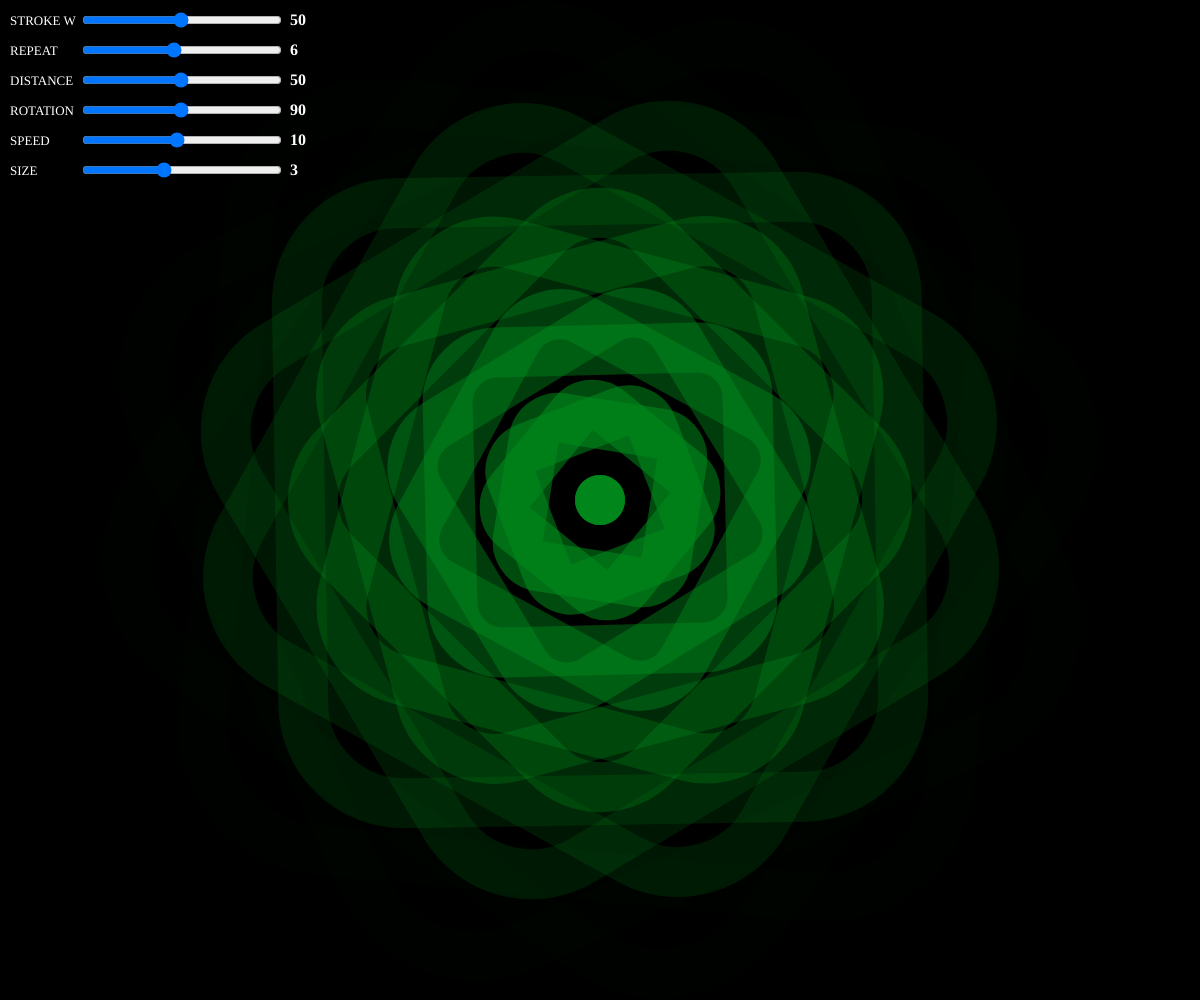
Frame 1 (no input)
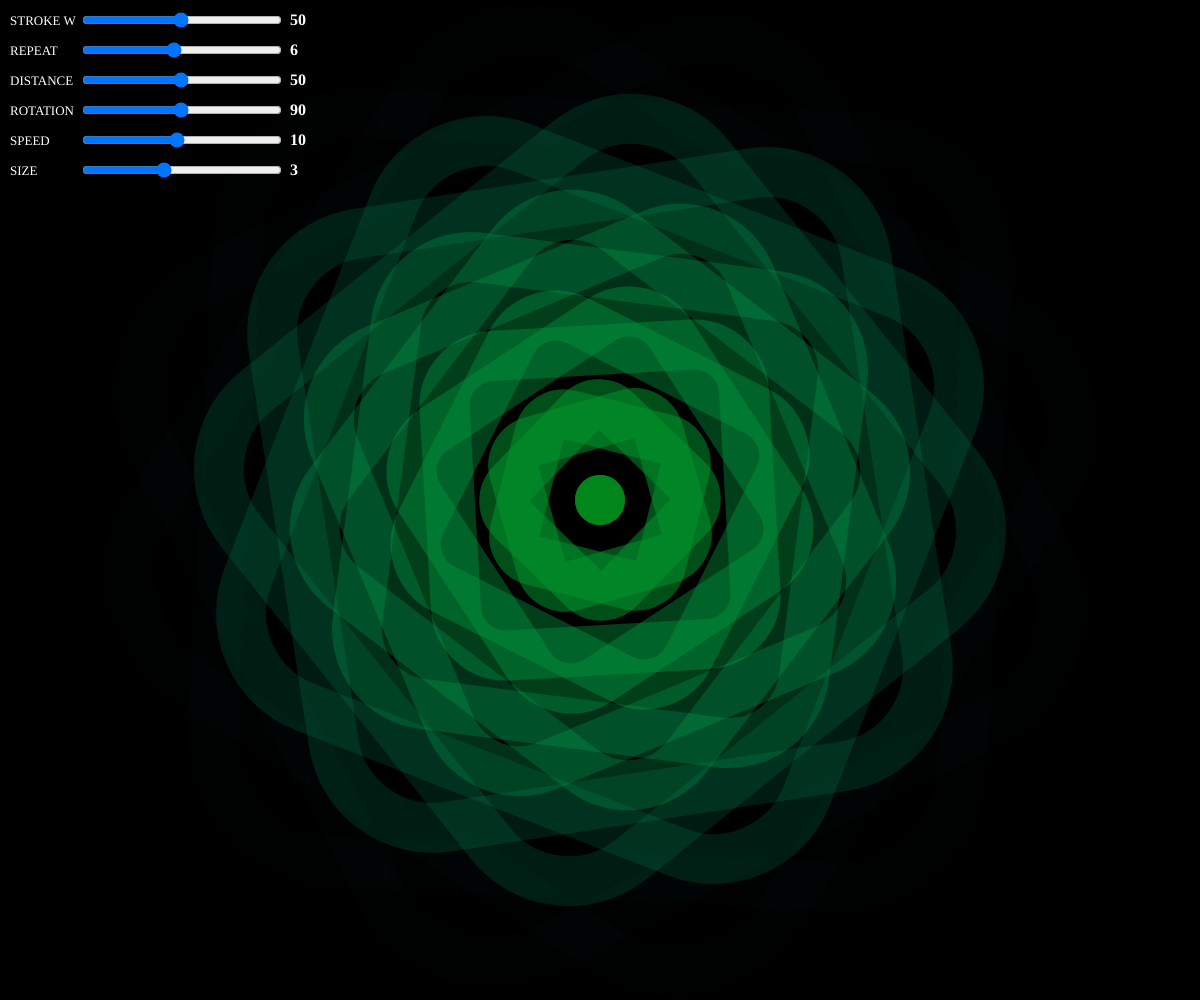
Frame 60 (no input)
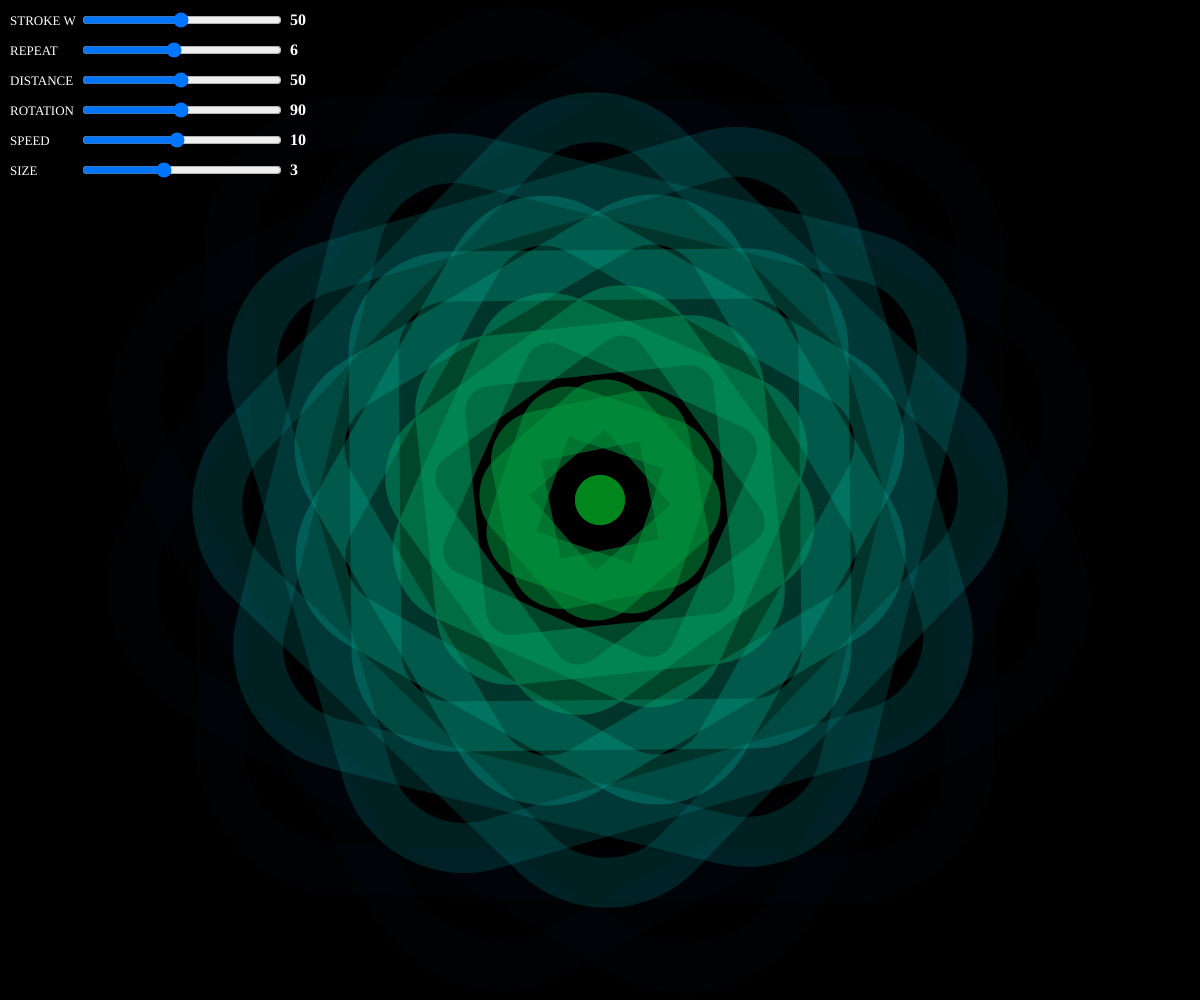
Frame 120 (the mouse pressed at the canvas centre since frame 60)

The p5.js sketch that drew these frames (run headless with seeded random() and noise() and a simulated clock; from frame 60 on, the mouse is pressed at the canvas centre):

// p5.js sketch
// ── sketch.js
let sliderSW
let sliderSWValue
let sliderRepeat
let sliderRepeatValue
let sliderDistance
let sliderDistanceValue
let sliderRotation
let sliderRotationValue
let sliderSpeed
let sliderSpeedValue
let sliderSize
let sliderSizeValue

function setup() {
	createCanvas(innerWidth, innerHeight)
	angleMode(DEGREES)
	rectMode(CENTER)
	colorMode(HSB, 255, 100, 100)
	// noLoop()

	// sliders
	createSliders()
}

function draw() {
	background(0)
	noFill()

	let sw = sliderSW.value()
	let repeat = sliderRepeat.value()

	sliderSWValue.html(sw)
	sliderRepeatValue.html(repeat)
	sliderDistanceValue.html(sliderDistance.value())
	sliderRotationValue.html(sliderRotation.value())
	sliderSpeedValue.html(sliderSpeed.value())
	sliderSizeValue.html(sliderSize.value())

	let angle = 360 / repeat

	translate(width / 2, height / 2)

	for (let i = 0; i < repeat; i++) {
		strokeWeight(sw)
		drawFlower()
		rotate(angle)
	}
}

function doubleClicked() {
	if (isLooping()) noLoop()
	else loop()
}

function drawFlower() {
	for (let i = 0; i <= 255; i += sliderDistance.value()) {
		push()

		let h = floor(
			map(sin((i * frameCount * sliderSpeed.value()) / 10000), -1, 1, 10, 255)
		)
		let s = floor(
			map(cos((i * frameCount * sliderSpeed.value()) / 10000), -1, 1, 10, 100)
		)
		let b = floor(
			map(sin((i * frameCount * sliderSpeed.value()) / 10000), -1, 1, 10, 100)
		)
		let a = map(i, 0, 255, 0.4, 0)

		if (i % 2 > 0) {
			stroke("hsba(" + h + ", " + s + "%, " + b + "%, " + a + ")")
			rotate(
				cos(frameCount / (10 - sliderSpeed.value()) + i) *
					sliderRotation.value()
			)
			rect(0, 0, i * 3, i * 3, i / 2)
		} else {
			stroke("hsba(" + h + ", " + s + "%, " + b + "%, " + a + ")")
			rotate(
				sin(frameCount / (21 - sliderSpeed.value()) + i) *
					sliderRotation.value()
			)
			rect(0, 0, i * sliderSize.value(), i * sliderSize.value(), i / 2)
		}

		pop()
	}
}

function addLabel(label, x, y) {
	let p = createP(label)
	p.style("font-size", "13px")
	p.style("color", "white")
	p.position(x, y)
}

function addSlider(min, max, value, step, x, y) {
	let s = createSlider(min, max, value, step)
	s.position(x, y)
	s.style("width", "200px")
	return s
}

function addSliderValue(x, y) {
	const sv = createElement("h1")
	sv.style("font-size", "16px")
	sv.style("color", "white")
	sv.position(x, y)
	return sv
}

function createSliders() {
	addLabel("STROKE W", 10, 0)
	sliderSW = addSlider(1, 100, 50, 1, 80, 10)
	sliderSWValue = addSliderValue(290, 0)

	addLabel("REPEAT", 10, 30)
	sliderRepeat = addSlider(1, 12, 6, 1, 80, 40)
	sliderRepeatValue = addSliderValue(290, 30)

	addLabel("DISTANCE", 10, 60)
	sliderDistance = addSlider(1, 100, 50, 1, 80, 70)
	sliderDistanceValue = addSliderValue(290, 60)

	addLabel("ROTATION", 10, 90)
	sliderRotation = addSlider(1, 180, 90, 1, 80, 100)
	sliderRotationValue = addSliderValue(290, 90)

	addLabel("SPEED", 10, 120)
	sliderSpeed = addSlider(1, 20, 10, 1, 80, 130)
	sliderSpeedValue = addSliderValue(290, 120)

	addLabel("SIZE", 10, 150)
	sliderSize = addSlider(1, 6, 3, 1, 80, 160)
	sliderSizeValue = addSliderValue(290, 150)
}

function windowResized() {
	resizeCanvas(windowWidth, windowHeight)
}
